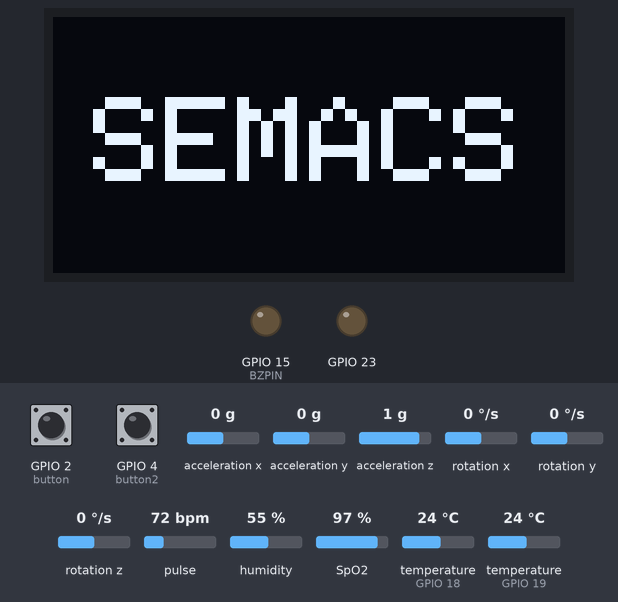
The sketch below on a simulated ESP32. Parts: 128×64 one-colour display, output pins drawn as LEDs (lit = HIGH). The test bench sets the inputs (shaded band); at power-on: rotation x 0 °/s, GPIO 4 (button2) LOW, GPIO 2 (button) LOW, acceleration x 0 g, acceleration y 0 g, acceleration z 1 g, rotation y 0 °/s, rotation z 0 °/s, pulse 72 bpm, humidity 55 %, SpO2 97 %, temperature (sensors on GPIO 18, GPIO 19) 24 °C. WiFi joins after 1.5 s; servers stay silent unless stated; what the sketch prints to the serial monitor is not drawn.

Above: at 2.2 s.
2.3 s: rotation x set to -18 °/s
3.8 s: rotation x set to -21 °/s
6.7 s: GPIO 4 (button2) pulled HIGH for 1 s
At 21.4 s:
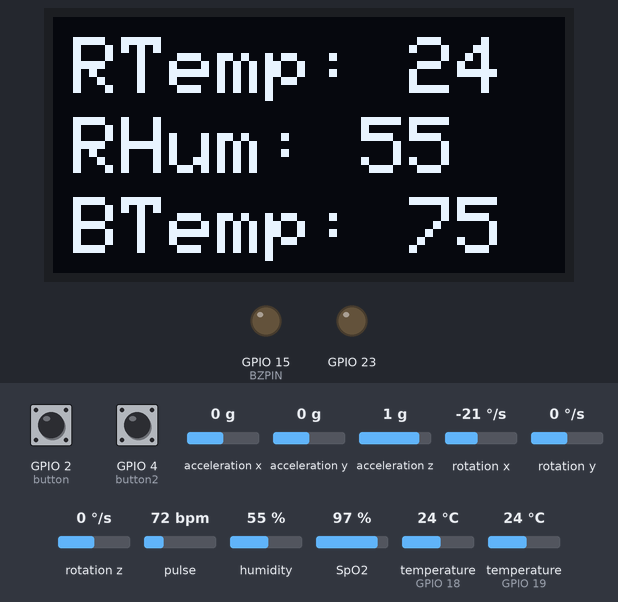
At 42.5 s:
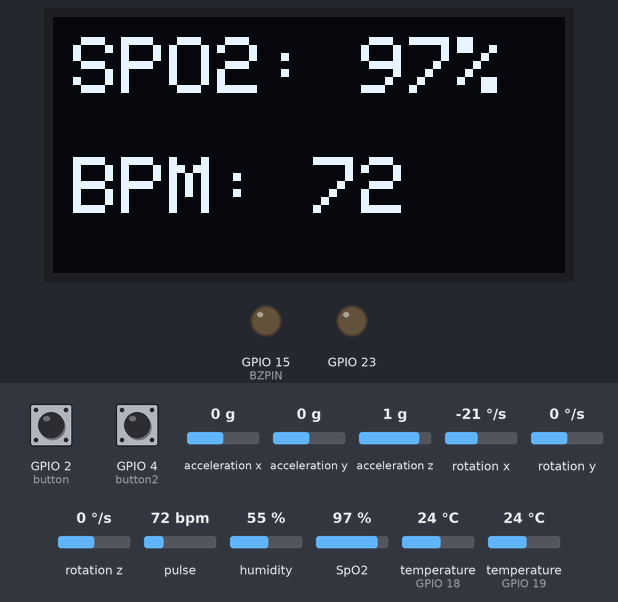
Timing chart, 0 to 43.6 s (numbered marks = the images above; inputs shaded):
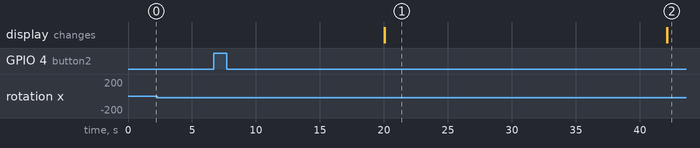

Measured:
- after the input at 2.3 s, every drawn part: stays the same
- after the input at 3.8 s, every drawn part: stays the same
- after the input at 6.7 s, the display: first changes after 13.3 s (image 1 shows a later state)
- what the display in image 1 shows lasts 22.0 s, from 20.1 s to 42.1 s

The sketch:

FYP_MAIN_CODE.ino
```cpp
#include <Wire.h>                    //Wire library for I2C
#include "MAX30100_PulseOximeter.h"  //MAX30100 Sensor library
#include <Arduino.h>
#include <WiFi.h>
#include <Firebase_ESP_Client.h>
//Provide the token generation process info.
#include "addons/TokenHelper.h"
//Provide the RTDB payload printing info and other helper functions.
#include "addons/RTDBHelper.h"
#include "DHT.h"                       //DHT11 Sensor library
#include <OneWire.h>                   //One wire library for DS18B20 Sensor
#include <DallasTemperature.h>         //DT library for DS18B20
#include <MPU6050_tockn.h>             //MPU6050 library
#include <SPI.h>                       //SPI interface library
#include <Adafruit_GFX.h>              //SSD1306 OLED Display library
#include <Adafruit_SSD1306.h>          //SSD1306 OLED Display library
#include <Fonts/FreeMonoBold12pt7b.h>  // Add a custom font
#include <Fonts/FreeMono9pt7b.h>       // Add a custom font

MPU6050 mpu6050(Wire);  //Assigning the wire bus

#define DHTTYPE DHT11               //Assigning the sensor as DHT11 type as there is DHT22 type as well
#define DHTPIN 19                   //D19 pin
#define DS18B20 18                  //D18 pin
#define BZPIN 15                    //D15 pin
#define REPORTING_PERIOD_MS1 20000  //20 seconds reporting period for Firebase update and MAX30100 Sensor reading

#define WIFI_SSID "xxxxxx"           //Wifi SSID
#define WIFI_PASSWORD "xxxxxx"  //Wifi Password

#define API_KEY "xxxxxx"                 // Insert Firebase project API Key
#define DATABASE_URL "xxxxxxx"  // Insert RTDB URLefine the RTDB URL

#define SCREEN_WIDTH 128  // OLED display width, in pixels
#define SCREEN_HEIGHT 64  // OLED display height, in pixels

#define OLED_RESET -1  //Reset pin
Adafruit_SSD1306 display(SCREEN_WIDTH, SCREEN_HEIGHT, &Wire, OLED_RESET);

DHT dht(DHTPIN, DHTTYPE);

PulseOximeter pox;

FirebaseData fbdo1;  //Define Firebase Data object
FirebaseData fbdo2;
FirebaseData fbdo3;
FirebaseData fbdo4;
FirebaseData fbdo5;
FirebaseData fbdo6;
FirebaseData fbdo7;
FirebaseData fbdo8;
FirebaseData fbdo9;
FirebaseData fbdo10;

FirebaseAuth auth;
FirebaseConfig config;

const int button = 2;
const int button2 = 4;

bool signupOK = false;

double temp, humidity, BPM, SpO2, bodytemperature;
uint32_t tsLastReport1 = 0;
uint32_t tsLastReport2 = 0;
long timer = 0;
long sleep_timer_start, sleep_timer_end;
float x, y, z;
int activate, interrupt, interrupt_sleep_timer, total_sleep, total_light_sleep, light_sleep, interrupt_timer = 0;
int buttonState = 0;
int buttonState2 = 0;
int help_counter = 0;
int OLED_counter = 0;
int emergency_notif = 0;
int resolution = 12;
unsigned long lastTempRequest = 0;
int delayInMillis = 0;
float temperature = 0.0;
int idle = 0;
int motion = 0;

OneWire oneWire(DS18B20);
DallasTemperature sensors(&oneWire);
DeviceAddress tempDeviceAddress;

void setup() {
  Serial.begin(115200);
  sensors.begin();
  sensors.getAddress(tempDeviceAddress, 0);
  sensors.setResolution(tempDeviceAddress, resolution);

  sensors.setWaitForConversion(false);
  sensors.requestTemperatures();
  delayInMillis = 750 / (1 << (12 - resolution));
  lastTempRequest = millis();

  Wire.setClock(400000UL);
  pinMode(23, OUTPUT);
  pinMode(button, INPUT);
  pinMode(button2, INPUT);
  pinMode(BZPIN, OUTPUT);
  dht.begin();
  Wire.begin(21, 22);
  if (!display.begin(SSD1306_SWITCHCAPVCC, 0x3C)) {  // Address 0x3D for 128x64
    Serial.println(F("SSD1306 allocation failed"));
  }
  // Clear the buffer
  display.clearDisplay();
  display.setTextSize(3);
  display.setTextColor(WHITE);
  display.setCursor(10, 20);
  display.print("SEMACS");
  display.display();
  delay(1000);

  WiFi.begin(WIFI_SSID, WIFI_PASSWORD);
  Serial.print("Connecting to ");
  Serial.print(WIFI_SSID);
  /*
  while (WiFi.status() != WL_CONNECTED) {
    Serial.print(".");
    delay(500);
  }
  */
  Serial.println();
  Serial.print("Connected to ");
  Serial.println(WIFI_SSID);
  Serial.print("IP Address is : ");
  Serial.println(WiFi.localIP());  //print local IP address

  config.api_key = API_KEY;  // Assign the api key (required)

  config.database_url = DATABASE_URL;  // Assign the RTDB URL (required)

  if (Firebase.signUp(&config, &auth, "", "")) {  // Sign up
    Serial.println("ok");
    signupOK = true;
  } else {
    Serial.printf("%s\n", config.signer.signupError.message.c_str());
  }

  Firebase.begin(&config, &auth);
  Firebase.reconnectWiFi(true);

  pox.begin();
  mpu6050.begin();
}

void loop() {
  if (millis() - lastTempRequest >= 1000) {
    temperature = sensors.getTempFByIndex(0);
    temp = dht.readTemperature();
    humidity = dht.readHumidity();

    Serial.print("Body Temperature: ");
    Serial.println(temperature);
    Serial.print("Room Temperature: ");
    Serial.print(temp);
    Serial.println("°C");
    Serial.print("Room Humidity: ");
    Serial.print(humidity);
    Serial.println("%");
    Serial.println(" ");

    buttonState = digitalRead(button);
    if (buttonState == HIGH) {
      help_counter++;
    }

    buttonState2 = digitalRead(button2);
    if (buttonState2 == HIGH) {
      OLED_counter++;
    }

    idle = 0;
    resolution++;
    if (resolution > 12) resolution = 9;
    sensors.setResolution(tempDeviceAddress, resolution);
    sensors.requestTemperatures();
    delayInMillis = 750 / (1 << (12 - resolution));
    lastTempRequest = millis();
  }
  delay(1);
  idle++;

  pox.update();

  if (millis() - tsLastReport1 > REPORTING_PERIOD_MS1) {
    pox.shutdown();
    BPM = pox.getHeartRate();
    SpO2 = pox.getSpO2();

    Serial.print("Heart rate:");
    Serial.print(BPM);
    Serial.print(" SpO2:");
    Serial.print(SpO2);
    Serial.println(" %");

    buttonState = digitalRead(button);
    Serial.print("Button1 State: ");
    Serial.println(buttonState);

    buttonState2 = digitalRead(button2);
    Serial.print("Button2 State: ");
    Serial.println(buttonState2);

    if (OLED_counter >= 1) {
      display.clearDisplay();
      display.setTextSize(2);       // The fontsize
      display.setTextColor(WHITE);  // Draw white text
      display.setCursor(5, 5);      // Start at top-left corner
      display.print("RTemp: ");     //the text
      display.print(int(temp));     //the text
      display.display();            //call to display

      display.setTextSize(2);        // The fontsize
      display.setTextColor(WHITE);   // Draw white text
      display.setCursor(5, 25);      // Start at top-left corner
      display.print("RHum: ");       //the text
      display.print(int(humidity));  //the text
      display.display();             //call to display

      display.setTextSize(2);           // The fontsize
      display.setTextColor(WHITE);      // Draw white text
      display.setCursor(5, 45);         // Start at top-left corner
      display.print("BTemp: ");         //the text
      display.print(int(temperature));  //the text
      display.display();                //call to display

      OLED_counter = 0;
    } else {
      display.clearDisplay();
      display.setTextSize(2);       // The fontsize
      display.setTextColor(WHITE);  // Draw white text
      display.setCursor(5, 5);      // Start at top-left corner
      display.print("SPO2: ");      //the text
      display.print(int(SpO2));     //the text
      display.print("%");           //the text
      display.display();            //call to display

      display.setTextSize(2);       // The fontsize
      display.setTextColor(WHITE);  // Draw white text
      display.setCursor(5, 35);     // Start at top-left corner
      display.print("BPM: ");       //the text
      display.print(int(BPM));      //the text
      display.display();            //call to display
    }

    char Mymessage1[10];
    dtostrf(BPM, 3, 0, Mymessage1);
    Serial2.write(Mymessage1, 5);  //Write the serial data
    delay(500);

    if (Firebase.ready() && signupOK) {
      // Write an Int number on the database path test/int
      if (Firebase.RTDB.setInt(&fbdo1, "Body Parameters/Body Temperature", temperature)) {
        Serial.println("PASSED");
        Serial.println("PATH: " + fbdo1.dataPath());
        Serial.println("TYPE: " + fbdo1.dataType());
      } else {
        Serial.println("FAILED");
        Serial.println("REASON: " + fbdo1.errorReason());
      }

      if (Firebase.RTDB.setInt(&fbdo2, "Peripherals/Room Temperature", int(temp))) {
        Serial.println("PASSED");
        Serial.println("PATH: " + fbdo2.dataPath());
        Serial.println("TYPE: " + fbdo2.dataType());
      } else {
        Serial.println("FAILED");
        Serial.println("REASON: " + fbdo2.errorReason());
      }

      if (Firebase.RTDB.setInt(&fbdo3, "Peripherals/Room humidity", int(humidity))) {
        Serial.println("PASSED");
        Serial.println("PATH: " + fbdo3.dataPath());
        Serial.println("TYPE: " + fbdo3.dataType());
      } else {
        Serial.println("FAILED");
        Serial.println("REASON: " + fbdo3.errorReason());
      }

      if (Firebase.RTDB.setInt(&fbdo4, "Gyro/Sleep", sleep_timer_start)) {
        Serial.println("PASSED");
        Serial.println("PATH: " + fbdo4.dataPath());
        Serial.println("TYPE: " + fbdo4.dataType());
      } else {
        Serial.println("FAILED");
        Serial.println("REASON: " + fbdo4.errorReason());
      }

      if (Firebase.RTDB.setInt(&fbdo5, "Gyro/Interrupt", interrupt)) {
        Serial.println("PASSED");
        Serial.println("PATH: " + fbdo5.dataPath());
        Serial.println("TYPE: " + fbdo5.dataType());
      } else {
        Serial.println("FAILED");
        Serial.println("REASON: " + fbdo5.errorReason());
      }

      if (Firebase.RTDB.setInt(&fbdo6, "Gyro/Total Sleep", total_light_sleep / 60)) {
        Serial.println("PASSED");
        Serial.println("PATH: " + fbdo6.dataPath());
        Serial.println("TYPE: " + fbdo6.dataType());
      } else {
        Serial.println("FAILED");
        Serial.println("REASON: " + fbdo6.errorReason());
      }

      if (Firebase.RTDB.setInt(&fbdo7, "sensor/HeartBeat", int(BPM))) {
        Serial.println("PASSED");
        Serial.println("PATH: " + fbdo7.dataPath());
        Serial.println("TYPE: " + fbdo7.dataType());
      } else {
        Serial.println("FAILED");
        Serial.println("REASON: " + fbdo7.errorReason());
      }

      if (Firebase.RTDB.setInt(&fbdo8, "sensor/SpO2", int(SpO2))) {
        Serial.println("PASSED");
        Serial.println("PATH: " + fbdo8.dataPath());
        Serial.println("TYPE: " + fbdo8.dataType());
      } else {
        Serial.println("FAILED");
        Serial.println("REASON: " + fbdo8.errorReason());
      }
      if (Firebase.RTDB.setInt(&fbdo9, "motion_state", int(motion))) {
        Serial.println("PASSED");
        Serial.println("PATH: " + fbdo9.dataPath());
        Serial.println("TYPE: " + fbdo9.dataType());
      } else {
        Serial.println("FAILED");
        Serial.println("REASON: " + fbdo9.errorReason());
      }
    }

    tsLastReport1 = millis();

    if (help_counter >= 1) {
      emergency_notif = 1;
      Serial.print("Emergency: ");
      Serial.println(emergency_notif);
      if (emergency_notif = 1) {
        for (int e; e < 20; e++) {
          digitalWrite(BZPIN, HIGH);
          delay(500);
          digitalWrite(BZPIN, LOW);
          delay(500);
        }
      }
      if (Firebase.RTDB.setInt(&fbdo10, "Emergency Call/State", int(emergency_notif))) {
        Serial.println("PASSED");
        Serial.println("PATH: " + fbdo10.dataPath());
        Serial.println("TYPE: " + fbdo9.dataType());
      } else {
        Serial.println("FAILED");
        Serial.println("REASON: " + fbdo10.errorReason());
      }
      help_counter = 0;
    } else {
      emergency_notif = 0;
      Serial.print("Emergency: ");
      Serial.println(emergency_notif);
      digitalWrite(BZPIN, LOW);
      if (Firebase.RTDB.setInt(&fbdo10, "Emergency Call/State", int(emergency_notif))) {
        Serial.println("PASSED");
        Serial.println("PATH: " + fbdo10.dataPath());
        Serial.println("TYPE: " + fbdo9.dataType());
      } else {
        Serial.println("FAILED");
        Serial.println("REASON: " + fbdo10.errorReason());
      }
    }

    tsLastReport1 = millis();

    pox.resume();
  }

  if (millis() - timer > 1000) {
    mpu6050.update();
    x = mpu6050.getGyroX();
    y = mpu6050.getGyroY();
    z = mpu6050.getGyroZ();

    if (activate == 0) {  // first sleep confirmation
      if ((x <= 20 || x >= -20) && (y <= 20 || y >= -20) && (z <= 20 || z >= -20)) {
        sleep_timer_start = millis() / 1000 - sleep_timer_end;
        Serial.print("sleep_timer_start: ");
        Serial.print(sleep_timer_start);
        Serial.println(",");
        if (sleep_timer_start == 30) {
          activate = 1;
          motion = 0;
        }
        if (sleep_timer_start < 30) {
          motion = 1;
        }
      }
      if ((x >= 20 || x <= -20) || (y >= 20 || y <= -20) || (z >= 20 || z <= -20)) {
        sleep_timer_end = (millis() / 1000);
        Serial.print("sleep_timer_end: ");
        Serial.print(sleep_timer_end);
        Serial.println(",");
      }
    }

    if (activate == 1) {  // sleeping mode
      Serial.print("Sleep Mode Duration: ");
      Serial.print(light_sleep);
      Serial.println(",");
      light_sleep = (millis() / 1000) - sleep_timer_end;

      if ((x >= 20 || x <= -20) || (y >= 20 || y <= -20) || (z >= 20 || z <= -20)) {
        interrupt_sleep_timer = (millis() / 1000) - sleep_timer_end;
        interrupt = interrupt + 1;
        Serial.print("Interrupt Counter: ");
        Serial.println(interrupt);
      }

      if ((millis() / 1000) - sleep_timer_end - interrupt_sleep_timer > 90) {
        interrupt = 0;
      }

      if ((millis() / 1000) - sleep_timer_end - interrupt_sleep_timer <= 90) {
        if (interrupt >= 5) {
          sleep_timer_end = (millis() / 1000);
          if (light_sleep >= 45) {  // second sleep confirmation
            total_light_sleep = total_light_sleep + light_sleep;
            Serial.print("Total sleep: ");
            Serial.print(total_light_sleep / 60);
            Serial.println(",");
          }
          activate = 0;
          interrupt = 0;
          light_sleep = 0;
          interrupt_sleep_timer = 0;
          Serial.println("All Params set to 0");
          Serial.println("_____x_____x_____x_____");
        }
      }
    }
    timer = millis();
  }
}
```
